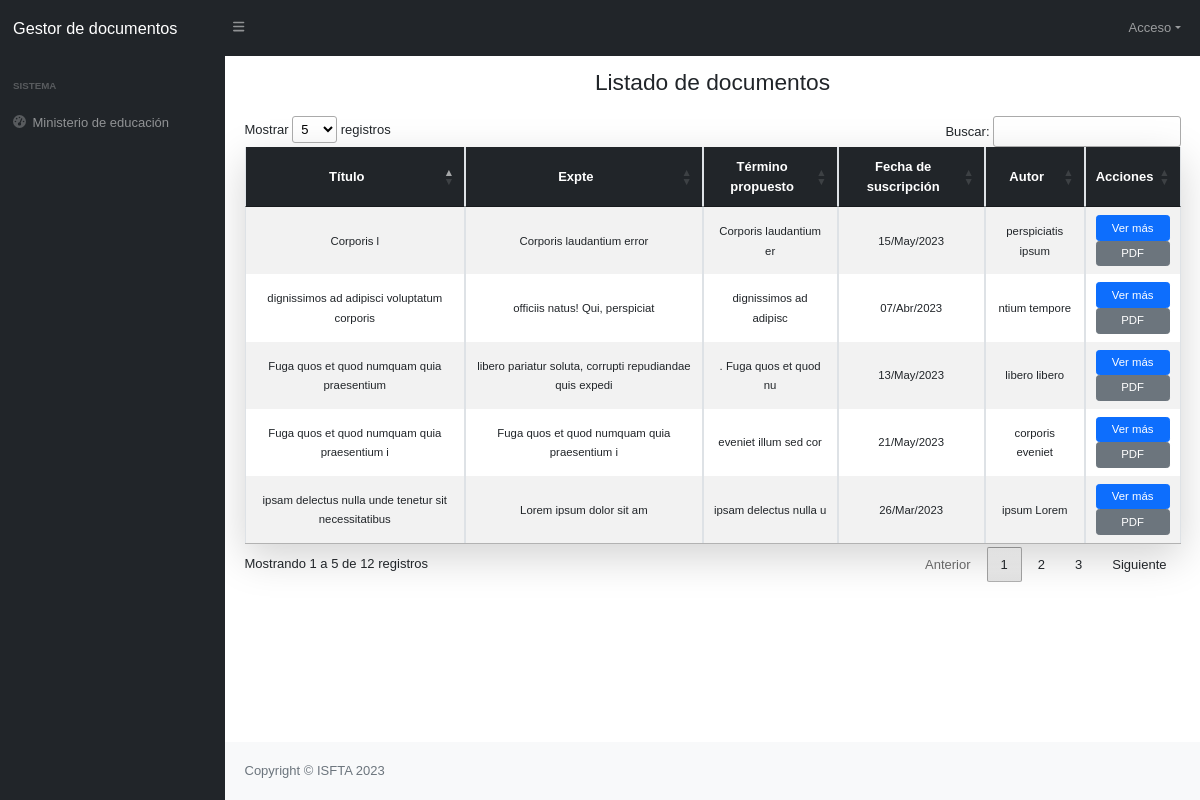
The page / on the database its author committed.
### tables this page shows
CREATE TABLE `documento` (
  `id` int(11) NOT NULL,
  `titulo` varchar(255) NOT NULL,
  `expediente` varchar(100) NOT NULL,
  `mencionResponsabilidad_id` int(11) NOT NULL,
  `fechaSuscripcion` varchar(60) NOT NULL,
  `descripfisica_id` int(11) NOT NULL,
  `notas_id` int(11) NOT NULL,
  `terminoPropuesto` varchar(200) NOT NULL,
  `ubicacion_id` int(11) NOT NULL,
  `responsable` varchar(150) NOT NULL,
  `autorInstitucional` varchar(150) DEFAULT NULL,
  `terminoControlado` varchar(150) DEFAULT NULL,
  `archivoAdjunto` varchar(255) NOT NULL,
  `status` int(11) NOT NULL DEFAULT 1
);

### controllers/Documento.php (called while the page is built, shortened)
<?php
    class DocumentoController
    {
        private $documento;
        public function __construct()
        {
            require_once 'models/DocumentoModel.php';
            $this->documento = new DocumentoModel;
        }
        public function index()
        {
            $data['titulo']="Listado de documentos";
            $data['documentos']=$this->documento->getDocumentos();
            require_once 'views/documentos/documentos.php';
        }
    }

### assets/config/Database.php (called while the page is built)
<?php
    class Database
    {
        public static function conectar()
        {
            $dns="mysql:host=" . DB_HOST .";dbname=" . DB_NAME . ";charset=" . DB_CHARSET;
            $options=[
                PDO::ATTR_ERRMODE => PDO::ERRMODE_EXCEPTION,
                PDO::ATTR_EMULATE_PREPARES => false
            ];
            try {
                $conn=new PDO($dns,DB_USERNAME,DB_PASSWORD,$options);
                return $conn;
            } catch (PDOException $e) {
                echo "ERROR: " . $e->getMessage() . '<br>';
                exit;
            }
        }
    }

### models/DocumentoModel.php (called while the page is built, shortened)
<?php
    class DocumentoModel
    {
        private $db;
        public function __construct()
        {
            $this->db = Database::conectar();
        }
        public function getDocumentos()
        {
            $sentencia=$this->db->query("CALL sp_select_documentos()");
            $response=$sentencia->fetchAll(PDO::FETCH_ASSOC);
            return $response;
        }
    }

### assets/config/functions.php (called while the page is built, shortened)
<?php
    function modificarFecha($fecha)
    {
        $fecha=str_replace('-','/',date('d-m-Y',strtotime($fecha)));
        if(str_contains($fecha,'/01')){
            $fecha= str_replace('/01','/Ene',$fecha);
        }
        if(str_contains($fecha,'/03')){
            $fecha= str_replace('/03','/Mar',$fecha);
        }
        if(str_contains($fecha,'/04')){
            $fecha= str_replace('/04','/Abr',$fecha);
        }
        if(str_contains($fecha,'/05')){
            $fecha= str_replace('/05','/May',$fecha);
        }
        if(str_contains($fecha,'/11')){
            $fecha= str_replace('/11','/Nov',$fecha);
        }
        return $fecha;
    }

### views/documentos/documentos.php (the view, shortened to what this page needs)
<?php require_once 'views/templates/header.php'; ?>
        <div class="row my-3">
            <div class="col-12">
                <h2 class="text-center lead fs-3"><?= $data['titulo'] ?></h2>
            </div>
        </div>
        <div class="row my-3">
            <div class="col-12">
            <?php if(count($data['documentos']) > 0): ?>
                    <div class="table-responsive-sm">
                        <table class="table table-striped table-bordered shadow-lg table-sm" style="width:100%">
                            <thead class="bg-dark text-white">
                                <tr>
                                    <th class="text-center align-middle" scope="col">Título</th>
                                    <th class="text-center align-middle" scope="col">Expte</th>
                                    <th class="text-center align-middle" scope="col">Término propuesto</th>
                                    <th class="text-center align-middle" scope="col">Fecha de suscripción</th>
                                    <th class="text-center align-middle" scope="col">Autor</th>
                                    <th class="text-center align-middle" scope="col" style="width: 100;">Acciones</th>
                                </tr>
                            </thead>
                            <tbody>
                                    <?php foreach($data['documentos'] as $documento): ?>
                                        <tr class="">
                                            <td class="text-center align-middle" scope="row"><small><?= $documento['titulo']; ?></small></td>
                                            <td class="text-center align-middle"><small><?= $documento['expediente']; ?></small></td>
                                            <td class="text-center align-middle"><small><?= $documento['terminoPropuesto']; ?></small></td>
                                            <td class="text-center align-middle"><small><?= modificarFecha($documento['fechaSuscripcion']); ?></small></td>
                                            <td class="text-center align-middle"><small><?= $documento['autor']; ?></small></td>
                                            <td class="text-center align-middle">
                                                <a name="" id="" class="btn btn-primary btn-sm d-block" href="index.php?c=Documento&m=show&id=<?= $documento['idDocumento'];?>&token=<?= hash_hmac('sha1',$documento['idDocumento'],KEY_TOKEN); ?>" role="button">Ver más</a>
                                                <a name="" id="" class="btn btn-secondary btn-sm px-4 d-block" href="assets/archivos/<?= $documento['archivoAdjunto']; ?>" target="_BLANK" role="button">PDF</a>
                                            </td>
                                        </tr>
                                    <?php endforeach ?>
                            </tbody>
                        </table>
                    </div>
            <?php else: ?>
                    <h2 class="text-center">No hay datos actualmente</h2>
            <?php endif ?>
            </div>
        </div>
<?php require_once 'views/templates/footer.php'; ?>

### index.php (shortened to what this page needs)
<?php
    require_once 'assets/config/Database.php';
    require_once 'assets/config/functions.php';
    require_once 'controllers/Documento.php';
    if(!empty($_GET['c'])){
        $controlador=cargarControlador($_GET['c']);
        if(isset($_GET['m'])){
            if(isset($_GET['id'])){
                if(isset($_GET['token'])){
                    cargarMetodo($controlador,$_GET['m'],$_GET['id'],$_GET['token']);
                }else{
                    cargarMetodo($controlador,$_GET['m'],$_GET['id']);
                }
            }else{
                cargarMetodo($controlador,$_GET['m']);
            }
        }else{
            cargarMetodo($controlador,METODO_PRINCIPAL);
        }
    }else{
        $controlador=cargarControlador(CONTROLADOR_PRINCIPAL);
        $controlador->{METODO_PRINCIPAL}();
    }

### views/templates/header.php (shortened to what this page needs)
<!DOCTYPE html>
<html lang="es">
<head>
    <link href="css/style.min.css" rel="stylesheet" />
    <link href="css/styles.css" rel="stylesheet" />
    <link rel="stylesheet" href="css/boxicons.min.css">
    <link rel="stylesheet" href="css/jquery.dataTables.min.css">
    <link rel="stylesheet" href="css/customStyle.css">
</head>
<body class="sb-nav-fixed">
    <nav class="sb-topnav navbar navbar-expand navbar-dark bg-dark">
        <a class="navbar-brand ps-3" href="index.php">Gestor de documentos</a>
        <button class="btn btn-link btn-sm order-1 order-lg-0 me-4 me-lg-0" id="sidebarToggle" href="#!"><i
                class="fas fa-bars"></i></button>
        <ul class="navbar-nav ms-auto ms-auto me-0 me-md-3 my-2 my-md-0">
            <li class="nav-item dropdown">
            <?php if(isset($_SESSION['usuario']) && $_SESSION['usuario'] == "Administrador"):?>
                    <a class="nav-link dropdown-toggle" id="navbarDropdown" href="#" role="button" data-bs-toggle="dropdown"
                    aria-expanded="false">Administrador</a>
            <?php else: ?>
                    <a class="nav-link dropdown-toggle" id="navbarDropdown" href="#" role="button" data-bs-toggle="dropdown"
                    aria-expanded="false">Acceso</a>
            <?php endif ?>
            </li>
        </ul>
    </nav>
    <div id="layoutSidenav">
        <div id="layoutSidenav_nav">
            <nav class="sb-sidenav accordion sb-sidenav-dark" id="sidenavAccordion">
                <div class="sb-sidenav-menu">
                    <div class="nav">
                        <div class="sb-sidenav-menu-heading">Sistema</div>
                            <a class="nav-link" href="index.php">
                                <div class="sb-nav-link-icon"><i class="fas fa-tachometer-alt"></i></div>
                                Ministerio de educación
                            </a>
                    </div>
                </div>
            </nav>
        </div>
        <div id="layoutSidenav_content">
            <main>
                <div class="container-fluid px-4">

### views/templates/footer.php (shortened to what this page needs)
</div>
            </main>
            <footer class="py-4 bg-light mt-auto">
                <div class="container-fluid px-4">
                    <div class="d-flex align-items-center justify-content-between small">
                        <div class="text-muted">Copyright &copy; ISFTA 2023</div>
                    </div>
                </div>
            </footer>
        </div>
    </div>
</body>
</html>

### css/customStyle.css (style rules this page uses)
*, *::after, *::before { font-family: Verdana, Geneva, Tahoma, sans-serif; font-size: 13px; }

### rows shown on the page
documento: titulo "Fuga quos et quod numquam quia praesentium", expediente "libero pariatur soluta, corrupti repudiandae quis expedi", terminoPropuesto ". Fuga quos et quod nu", fechaSuscripcion "13/May/2023", autor "libero libero"
documento: titulo "Fuga quos et quod numquam quia praesentium i", expediente "Fuga quos et quod numquam quia praesentium i", terminoPropuesto "eveniet illum sed cor", fechaSuscripcion "21/May/2023", autor "corporis eveniet"
documento: titulo "dignissimos ad adipisci voluptatum corporis", expediente "officiis natus! Qui, perspiciat", terminoPropuesto "dignissimos ad adipisc", fechaSuscripcion "07/Abr/2023", autor "ntium tempore"
documento: titulo "Corporis l", expediente "Corporis laudantium error", terminoPropuesto "Corporis laudantium er", fechaSuscripcion "15/May/2023", autor "perspiciatis ipsum"
documento: titulo "ipsam delectus nulla unde tenetur sit necessitatibus", expediente "Lorem ipsum dolor sit am", terminoPropuesto "ipsam delectus nulla u", fechaSuscripcion "26/Mar/2023", autor "ipsum Lorem"

### other values the page prints
$data['titulo'] "Listado de documentos"
